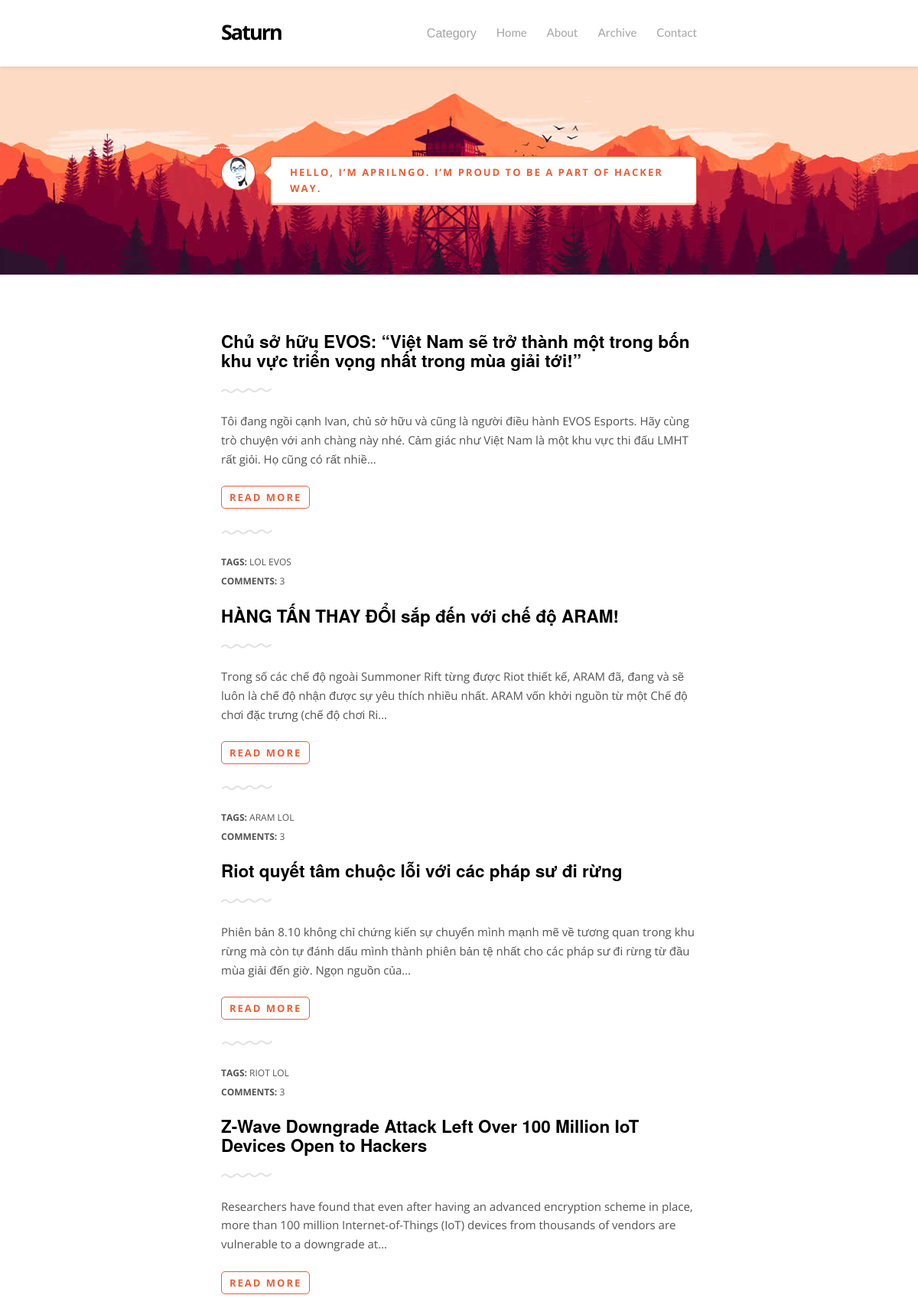
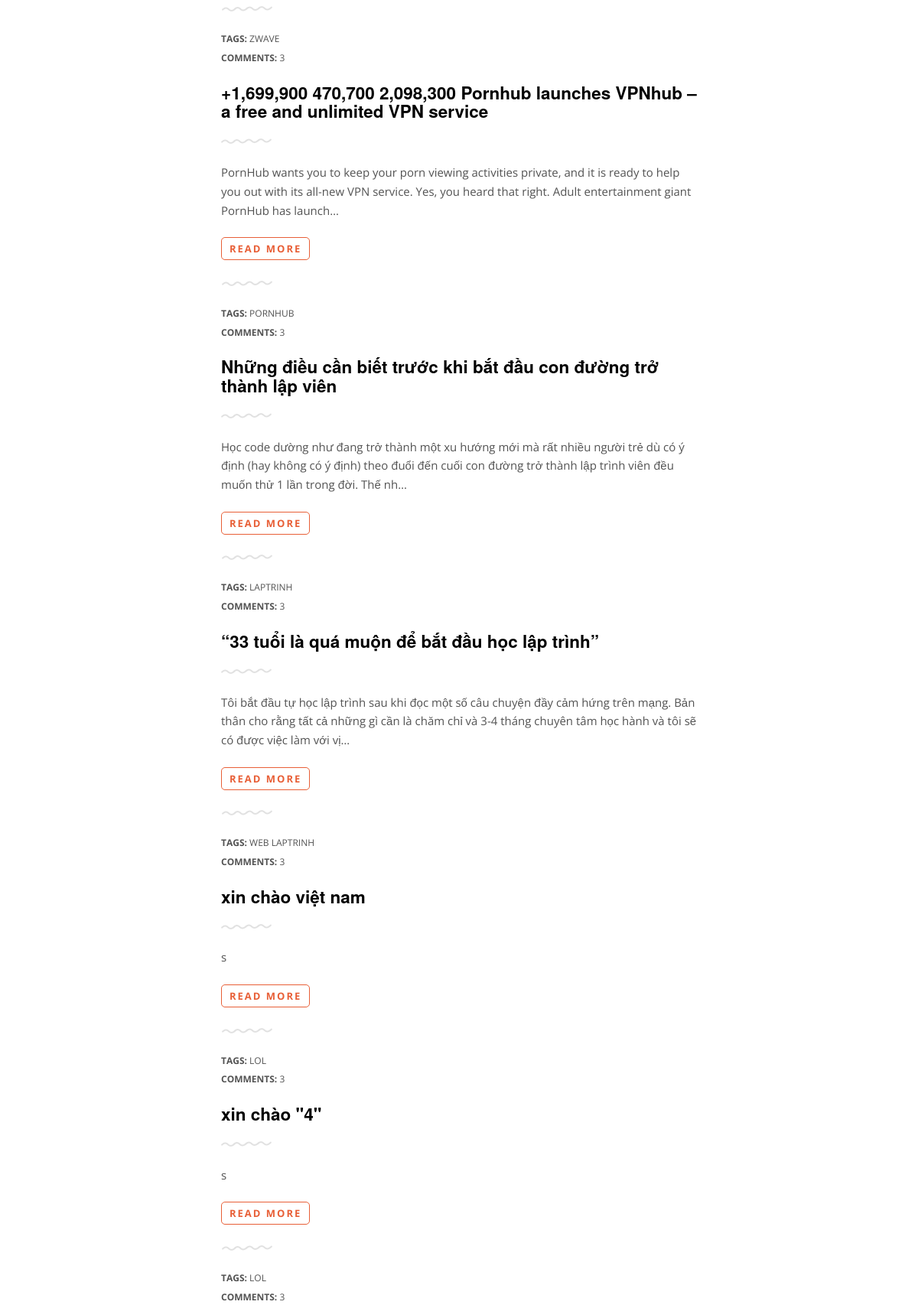
The page / (upper part) on the database its author committed (2 pictures, top to bottom).
### Blog/models.py (models this page shows, shortened)
class Post(models.Model):
    title = models.CharField(max_length=100)
    body=RichTextUploadingField(blank=True,null=True)
    date = models.DateTimeField(auto_now_add=True)
    category = models.ForeignKey(Category, to_field='name', default='Game', on_delete=models.CASCADE)
    tags = TaggableManager()
    slugifytitle = models.CharField(max_length=100, default='no need to fill', unique=True)
    image=models.ImageField(null=True)

### Blog/views.py (the view)
# urls.py: path('', views.list, name='list'),# mặc định sẽ show hết post ra
def list(request):
    data = {'Categories': Category.objects.all(),
    		'Posts': Post.objects.all()}
    return render(request, 'Blog.html', data)

### Blog/models.py (called while the page is built)
    def __str__(self):  # dùng để trả về tên đại diện của class khi được gọi tới
        return self.name

### Blog/templates/Blog.html (shortened to what this page needs)
{% extends "base.html" %}
{% load static %}
{% block categories %}
  <div class="dropdown">
  <button class="dropbtn">Category</button>
  </div>
{% endblock %}
{% block content %}
<div class="post">
	{% for post in Posts %}
				<a href="#"><h2>{{post.title}}</h2></a>
				<hr>
				<div class="in-content">
					<p>
						{{post.body|truncatechars:200}}
					</p>
					<a class="read-more" href="{% url 'postid' post.category post.slugifytitle %}">Read more</a>
				</div>
				<div class="foot-post">
					<div class="units-row">
					    <div class="unit-100">
					    	<strong>Tags:</strong>
					    	{% for tag in post.tags.all %}
					    		<a href="#">{{tag.name}}</a>
					    	{% endfor %}
					    </div>
					    <div class="unit-100">
					    	<strong>COMMENTS:</strong>
					    	<a href="#">3</a>
					    </div>
					</div>
				</div>
	{% endfor %}
</div>
{% endblock %}

### Blog/static/css/kube.css (style rules this page uses)
*, *:before, *:after { -webkit-box-sizing: border-box; -moz-box-sizing: border-box; box-sizing: border-box; }
html { font-family: sans-serif; -ms-text-size-adjust: 100%; -webkit-text-size-adjust: 100%; }
html, body, div, span, object, iframe, p, blockquote, pre, a, abbr, acronym, address, big, cite, code, del, dfn, em, img, ins, kbd, q, s, samp, small, strike, strong, sub, sup, tt, var, b, u, i, center, dl, dt, dd, ol, ul, li, fieldset, form, label, legend, table, caption, tbody, tfoot, thead, tr, th, td, article, aside, canvas, details, embed, figure, figcaption, footer, header, hgroup, menu, nav, output, ruby, section, summary, time, mark, audio, video, h1, h2, h3, h4, h5, h6 { margin: 0; padding: 0; border: 0; outline: 0; font-size: 100%; vertical-align: baseline; background: transparent; }
button, input, select, textarea { margin: 0; }
button { width: auto; overflow: visible; }
input[type="reset"], input[type="submit"], input[type="file"], input[type="radio"], input[type="checkbox"], select, button { cursor: pointer; }
hr { display: block; height: 1px; border: 0; border-top: 1px solid #ddd; }
body { font-family: "Helvetica Neue", Helvetica, Tahoma, sans-serif; font-size: 0.9375em; line-height: 1.65em; background: #ffffff; color: #222222; }
a { color: #134da5; }
h1, h2, h3, h4, h5, h6, .h1, .h2, .h3, .h4, .h5, .h6 { font-family: "Helvetica Neue", Helvetica, Tahoma, sans-serif; font-weight: bold; color: #000000; text-rendering: optimizeLegibility; margin: 0 0 .5em 0; }
h1, .h1, h2, .h2 { line-height: 1.1; }
h2, .h2 { font-size: 1.5em; margin-bottom: .7em; }
p, ul, ol, dl, dd, dt, blockquote, td, th { line-height: 1.65em; }
p, ul, ol, dl, blockquote, hr, pre, table, form, fieldset, figure, address { margin-bottom: 1.65em; }
strong, b { font-weight: bold; }
.units-container:after, .units-row:after { content: ""; display: table; clear: both; }
.units-row { margin-bottom: 1.65em; }
.width-100, .unit-100 { width: 100%; }
.dropbtn { background-color: #fff; color: #A4A4A4; padding: 0px; font-size: 16px; border: none; }
.dropdown { position: relative; display: inline-block; }

### rows shown on the page
Post: title "Chủ sở hữu EVOS: “Việt Nam sẽ trở thành một trong bốn khu vực triển vọng nhất trong mùa giải tới!”", body "Tôi đang ngồi cạnh Ivan, chủ sở hữu và cũng là người điều hành EVOS Esports. Hãy cùng trò chuyện với anh chàng này nhé. Cảm giác như Việt Nam là một khu vực thi đấu LMHT rất giỏi. Họ cũng có rất nhiề…"
Tag: name "LOL"
Tag: name "EVOS"
Post: title "HÀNG TẤN THAY ĐỔI sắp đến với chế độ ARAM!", body "Trong số các chế độ ngoài Summoner Rift từng được Riot thiết kế, ARAM đã, đang và sẽ luôn là chế độ nhận được sự yêu thích nhiều nhất. ARAM vốn khởi nguồn từ một Chế độ chơi đặc trưng (chế độ chơi Ri…"
Tag: name "ARAM"
Post: title "Riot quyết tâm chuộc lỗi với các pháp sư đi rừng", body "Phiên bản 8.10 không chỉ chứng kiến sự chuyển mình mạnh mẽ về tương quan trong khu rừng mà còn tự đánh dấu mình thành phiên bản tệ nhất cho các pháp sư đi rừng từ đầu mùa giải đến giờ. Ngọn nguồn của…"
Tag: name "RIOT"
Post: title "Z-Wave Downgrade Attack Left Over 100 Million IoT Devices Open to Hackers", body "Researchers have found that even after having an advanced encryption scheme in place, more than 100 million Internet-of-Things (IoT) devices from thousands of vendors are vulnerable to a downgrade at…"
Tag: name "ZWAVE"
Post: title "+1,699,900 470,700 2,098,300 Pornhub launches VPNhub – a free and unlimited VPN service", body "PornHub wants you to keep your porn viewing activities private, and it is ready to help you out with its all-new VPN service. Yes, you heard that right. Adult entertainment giant PornHub has launch…"
Tag: name "PORNHUB"
Post: title "Những điều cần biết trước khi bắt đầu con đường trở thành lập viên", body "Học code dường như đang trở thành một xu hướng mới mà rất nhiều người trẻ dù có ý định (hay không có ý định) theo đuổi đến cuối con đường trở thành lập trình viên đều muốn thử 1 lần trong đời. Thế nh…"
Tag: name "LAPTRINH"
Post: title "“33 tuổi là quá muộn để bắt đầu học lập trình”", body "Tôi bắt đầu tự học lập trình sau khi đọc một số câu chuyện đầy cảm hứng trên mạng. Bản thân cho rằng tất cả những gì cần là chăm chỉ và 3-4 tháng chuyên tâm học hành và tôi sẽ có được việc làm với vị…"
Tag: name "WEB"
Post: title "xin chào việt nam", body "s"
Post: title "xin chào \"4\"", body "s"
